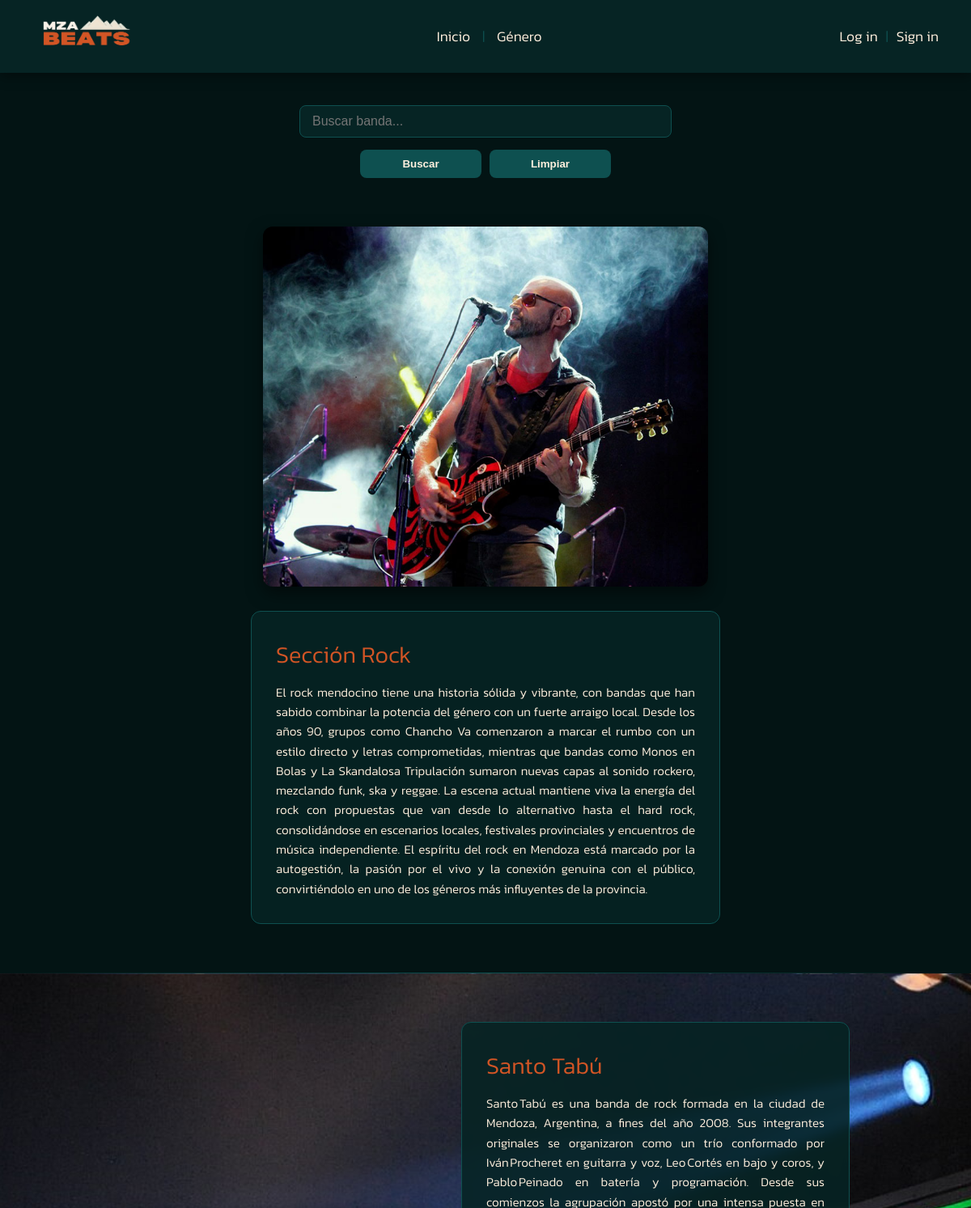
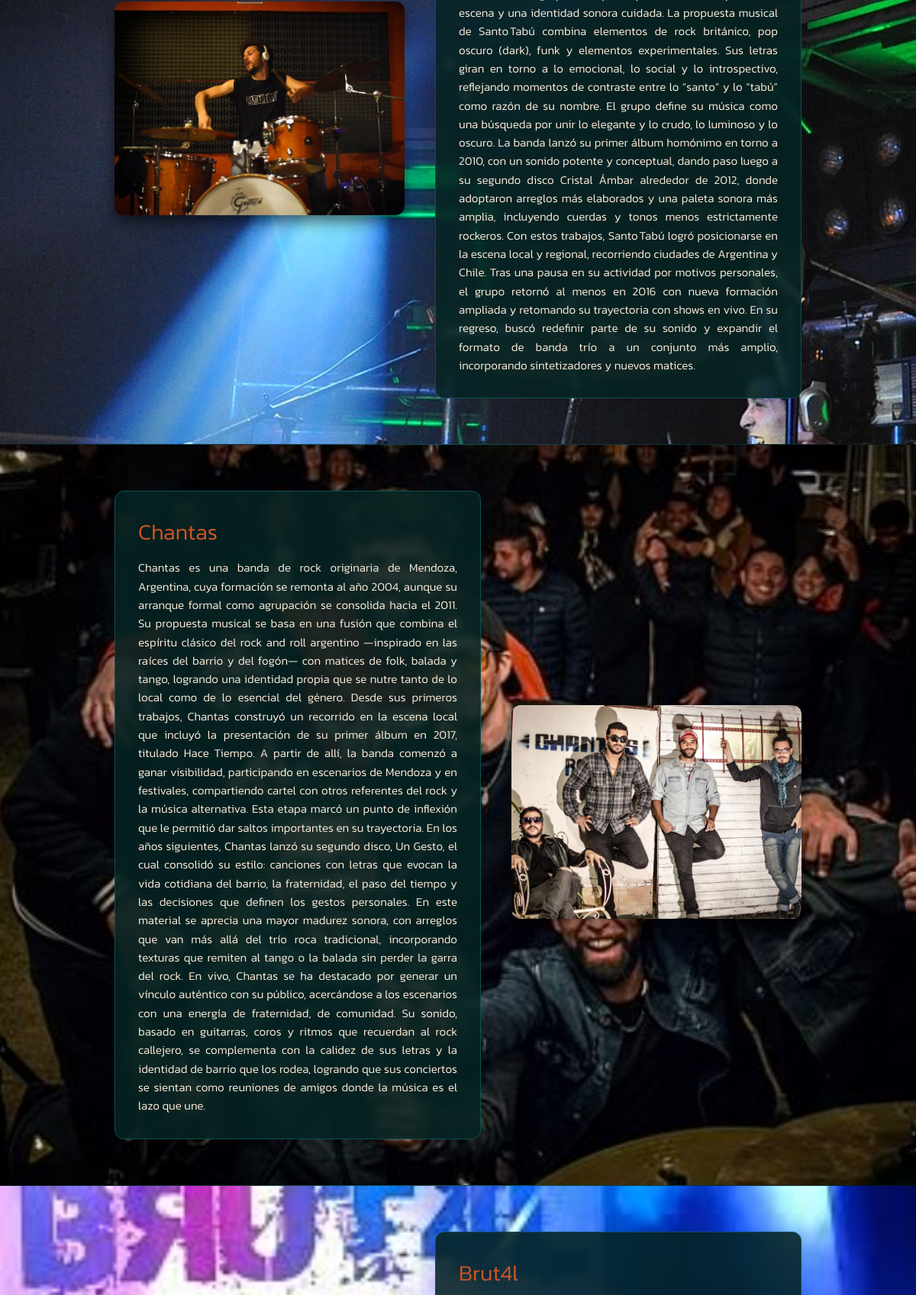
The page /frontend/generos/rock.php (upper part) on the database its author committed (2 pictures, top to bottom).
### tables this page shows
CREATE TABLE IF NOT EXISTS `bandas` (
  `id` int(11) NOT NULL,
  `nombre` varchar(255) NOT NULL,
  `descripcion` text NOT NULL,
  `imagen_principal` varchar(255) NOT NULL,
  `imagen_fondo` varchar(255) NOT NULL,
  `genero` varchar(50) NOT NULL,
  `creado_en` timestamp NOT NULL DEFAULT current_timestamp()
);

### backend/lib/helpers.php (called while the page is built, shortened)
<?php
function e($valor): string
{
    return htmlspecialchars((string) $valor, ENT_QUOTES | ENT_SUBSTITUTE, 'UTF-8');
}
function url(string $ruta = ''): string
{
    static $prefijo = null;
    if ($prefijo === null) {
        $carpetaPagina = str_replace('\\', '/', dirname((string) realpath($_SERVER['SCRIPT_FILENAME'] ?? '')));
        $carpetaFrontend = str_replace('\\', '/', (string) realpath(RAIZ_FRONTEND));
        $subcarpeta = trim(substr($carpetaPagina, strlen($carpetaFrontend)), '/');
        $prefijo = $subcarpeta === '' ? '' : str_repeat('../', substr_count($subcarpeta, '/') + 1);
    }
    $destino = $prefijo . ltrim($ruta, '/');
    return $destino === '' ? './' : $destino;
}
function vista(string $nombre, array $datos = []): void
{
    extract($datos, EXTR_SKIP);
    require RAIZ_BACKEND . '/vistas/' . $nombre . '.php';
}

### frontend/generos/rock.php (called while the page is built, shortened)
<?php
$genero = 'rock';
$busqueda = isset($_GET['limpiar']) ? '' : texto_get('buscador');
vista('genero', [
    'genero'   => $genero,
    'busqueda' => $busqueda,
    'bandas'   => bandas_por_genero($genero, $busqueda),
]);

### backend/lib/db.php (called while the page is built, shortened)
<?php
function variable_entorno(string $nombre, string $porDefecto): string
{
    $valor = $_ENV[$nombre] ?? $_SERVER[$nombre] ?? getenv($nombre);
    return ($valor === false || $valor === null || $valor === '') ? $porDefecto : (string) $valor;
}
function db(): mysqli
{
    static $conexion = null;
    if ($conexion === null) {
        $conexion = new mysqli(
            variable_entorno('MYSQLHOST', 'localhost'),
            variable_entorno('MYSQLUSER', 'root'),
            variable_entorno('MYSQLPASSWORD', ''),
            variable_entorno('MYSQLDATABASE', 'mzabeats'),
            (int) variable_entorno('MYSQLPORT', '3306')
        );
        $conexion->set_charset('utf8mb4');
    }
    return $conexion;
}
function db_consulta(string $sql, string $tipos = '', array $parametros = []): mysqli_stmt
{
    $sentencia = db()->prepare($sql);
    if ($tipos !== '') {
        $sentencia->bind_param($tipos, ...$parametros);
    }
    $sentencia->execute();
    return $sentencia;
}
function db_filas(string $sql, string $tipos = '', array $parametros = []): array
{
    return db_consulta($sql, $tipos, $parametros)->get_result()->fetch_all(MYSQLI_ASSOC);
}

### backend/modelos/bandas.php (called while the page is built, shortened)
<?php
function bandas_por_genero(string $genero, string $busqueda = ''): array
{
    if ($busqueda === '') {
        return db_filas('SELECT * FROM bandas WHERE genero = ? ORDER BY id ASC', 's', [$genero]);
    }
    $patron = '%' . addcslashes($busqueda, '%_\\') . '%';
    return db_filas(
        'SELECT * FROM bandas WHERE genero = ? AND nombre LIKE ? ORDER BY id ASC',
        'ss',
        [$genero, $patron]
    );
}
function ruta_imagen_es_valida(string $ruta): bool
{
    return $ruta === ''
        || (preg_match('#^images/[A-Za-z0-9_\-/]+\.(png|jpe?g|webp|gif)$#', $ruta) === 1
            && strpos($ruta, '..') === false);
}

### backend/vistas/genero.php (the view, shortened to what this page needs)
<?php
$info = GENEROS[$genero];
?>
<body>
    <header id="inicio">
    </header>
    <main>
        <form class="buscador-container" method="GET">
            <input type="text" name="buscador" placeholder="Buscar banda..." value="<?= e($busqueda) ?>">
            <div class="botones-buscador">
                <button type="submit" name="buscar">Buscar</button>
                <button type="submit" name="limpiar">Limpiar</button>
            </div>
        </form>
        <?php if ($busqueda === ''): ?>
            <section id="<?= e($genero) ?>" class="container">
                <img src="<?= e(url($info['imagen'])) ?>" alt="imagen_<?= e($info['nombre']) ?>" class="img-intro">
                <div class="description">
                    <h2>Sección <?= e($info['nombre']) ?></h2>
                    <p><?= e($info['intro']) ?></p>
                </div>
            </section>
        <?php endif; ?>
        <?php foreach ($bandas as $posicion => $banda): ?>
            <?php
                $clase = $posicion % 2 === 0 ? 'section' : 'section-reverse';
                $imagen = ruta_imagen_es_valida($banda['imagen_principal']) && $banda['imagen_principal'] !== ''
                    ? $banda['imagen_principal']
                    : IMAGEN_BANDA_POR_DEFECTO;
                $estiloFondo = ruta_imagen_es_valida($banda['imagen_fondo']) && $banda['imagen_fondo'] !== ''
                    ? "--item-bg: url('" . url($banda['imagen_fondo']) . "');"
                    : '';
            ?>
            <div class="<?= $clase ?>" style="<?= e($estiloFondo) ?>">
                <div><img class="img" src="<?= e(url($imagen)) ?>" alt="<?= e($banda['nombre']) ?>"></div>
                <div class="description">
                    <h2><?= e($banda['nombre']) ?></h2>
                    <p><?= e($banda['descripcion']) ?></p>
                </div>
            </div>
        <?php endforeach; ?>
    </main>
</body>
</html>

### frontend/css/genero-style.css (style rules this page uses)
*, *::before, *::after { margin: 0; padding: 0; box-sizing: border-box; }
html { scroll-behavior: smooth; height: 100%; }
body { background-color: #031414; color: #fff0de; font-family: 'Kanit', system-ui, sans-serif; min-height: 100vh; display: flex; flex-direction: column; overflow-x: hidden; line-height: 1.6; }
main { flex: 1; display: flex; flex-direction: column; align-items: center; width: 100%; }
.buscador-container { margin-top: 110px; padding: 20px; display: flex; flex-direction: column; align-items: center; gap: 15px; width: 100%; max-width: 500px; }
.buscador-container input { width: 100%; outline: none; border: 1px solid #0e5050; border-radius: 8px; padding: 10px 15px; background-color: #062424; color: #fff0de; font-size: 1rem; transition: all 0.3s ease; }
.botones-buscador { display: flex; gap: 10px; width: 100%; justify-content: center; }
.buscador-container button { flex: 1; max-width: 150px; outline: none; border: none; padding: 10px 16px; border-radius: 8px; background-color: #0e5050; color: #fff0de; font-weight: 700; cursor: pointer; transition: all 0.3s ease; }
.container { width: 100%; display: flex; flex-direction: column; align-items: center; padding: 40px 20px 60px 20px; background-color: #031414; }
.img-intro { max-width: 550px; width: 90%; height: auto; border-radius: 12px; margin-bottom: 30px; box-shadow: 0 8px 20px rgba(0,0,0,0.5); }
.section, .section-reverse { width: 100%; display: flex; justify-content: center; align-items: center; gap: 40px; padding: 60px 10%; background-image: var(--item-bg); background-size: cover; background-position: center; position: relative; }
.section-reverse { flex-direction: row-reverse; }
.img { width: 380px; height: 280px; object-fit: cover; border-radius: 12px; box-shadow: 0 8px 20px rgba(0,0,0,0.6); }
.description { width: 50%; max-width: 650px; background-color: rgba(6, 36, 36, 0.88); border: 1px solid #0e5050; border-radius: 12px; padding: 30px; backdrop-filter: blur(4px); text-align: left; }
.description h2 { color: #d25525; font-size: 1.8rem; margin-bottom: 12px; }
.description p { color: #fff0de; font-size: 0.95rem; font-weight: 300; text-align: justify; }

### rows shown on the page
bandas: imagen_fondo (picture), imagen_principal (picture), nombre "Santo Tabú", descripcion "Santo Tabú es una banda de rock formada en la ciudad de Mendoza, Argentina, a fines del año 2008. Sus integrantes originales se organizaron como un trío conformado por Iván Procheret en guitarra y voz, Leo Cortés en bajo y coros, y Pablo Peinado en batería y programación. Desde sus comienzos la agrupación apostó por una intensa puesta en escena y una identidad sonora cuidada. La propuesta musical de Santo Tabú combina elementos de rock británico, pop oscuro (dark), funk y elementos experimentales. Sus letras giran en torno a lo emocional, lo social y lo introspectivo, reflejando momentos de contraste entre lo “santo” y lo “tabú” como razón de su nombre. El grupo define su música como una…"
bandas: imagen_fondo (picture), imagen_principal (picture), nombre "Chantas", descripcion "Chantas es una banda de rock originaria de Mendoza, Argentina, cuya formación se remonta al año 2004, aunque su arranque formal como agrupación se consolida hacia el 2011. Su propuesta musical se basa en una fusión que combina el espíritu clásico del rock and roll argentino —inspirado en las raíces del barrio y del fogón— con matices de folk, balada y tango, logrando una identidad propia que se nutre tanto de lo local como de lo esencial del género. Desde sus primeros trabajos, Chantas construyó un recorrido en la escena local que incluyó la presentación de su primer álbum en 2017, titulado Hace Tiempo. A partir de allí, la banda comenzó a ganar visibilidad, participando en escenarios de…"
bandas: imagen_fondo (picture), nombre "Brut4l"

### other values the page prints
$info['nombre'] "Rock"
